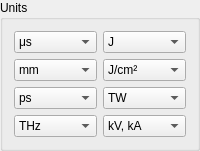
         <widget class="QGroupBox" name="groupBox_units">
          <property name="title">
           <string>Units</string>
          </property>
          <layout class="QGridLayout" name="gridLayout_9">
           <item row="0" column="1">
            <widget class="QComboBox" name="comboBox_energyUnit">
             <property name="currentIndex">
              <number>2</number>
             </property>
             <item>
              <property name="text">
               <string>MJ</string>
              </property>
             </item>
             <item>
              <property name="text">
               <string>kJ</string>
              </property>
             </item>
             <item>
              <property name="text">
               <string>J</string>
              </property>
             </item>
             <item>
              <property name="text">
               <string>mJ</string>
              </property>
             </item>
             <item>
              <property name="text">
               <string>μJ</string>
              </property>
             </item>
             <item>
              <property name="text">
               <string>nJ</string>
              </property>
             </item>
             <item>
              <property name="text">
               <string>pJ</string>
              </property>
             </item>
            </widget>
           </item>
           <item row="1" column="0">
            <widget class="QComboBox" name="comboBox_lengthUnit">
             <property name="currentIndex">
              <number>2</number>
             </property>
             <item>
              <property name="text">
               <string>km</string>
              </property>
             </item>
             <item>
              <property name="text">
               <string>m</string>
              </property>
             </item>
             <item>
              <property name="text">
               <string>mm</string>
              </property>
             </item>
             <item>
              <property name="text">
               <string>μm</string>
              </property>
             </item>
             <item>
              <property name="text">
               <string>nm</string>
              </property>
             </item>
            </widget>
           </item>
           <item row="2" column="0">
            <widget class="QComboBox" name="comboBox_tUnit">
             <property name="currentIndex">
              <number>4</number>
             </property>
             <item>
              <property name="text">
               <string>s</string>
              </property>
             </item>
             <item>
              <property name="text">
               <string>ms</string>
              </property>
             </item>
             <item>
              <property name="text">
               <string>μs</string>
              </property>
             </item>
             <item>
              <property name="text">
               <string>ns</string>
              </property>
             </item>
             <item>
              <property name="text">
               <string>ps</string>
              </property>
             </item>
             <item>
              <property name="text">
               <string>fs</string>
              </property>
             </item>
             <item>
              <property name="text">
               <string>as</string>
              </property>
             </item>
            </widget>
           </item>
           <item row="0" column="0">
            <widget class="QComboBox" name="comboBox_timeUnit">
             <property name="currentIndex">
              <number>2</number>
             </property>
             <item>
              <property name="text">
               <string>s</string>
              </property>
             </item>
             <item>
              <property name="text">
               <string>ms</string>
              </property>
             </item>
             <item>
              <property name="text">
               <string>μs</string>
              </property>
             </item>
             <item>
              <property name="text">
               <string>ns</string>
              </property>
             </item>
             <item>
              <property name="text">
               <string>ps</string>
              </property>
             </item>
             <item>
              <property name="text">
               <string>fs</string>
              </property>
             </item>
             <item>
              <property name="text">
               <string>as</string>
              </property>
             </item>
            </widget>
           </item>
           <item row="1" column="1">
            <widget class="QComboBox" name="comboBox_fluenceUnit">
             <property name="currentIndex">
              <number>4</number>
             </property>
             <item>
              <property name="text">
               <string>kJ/m²</string>
              </property>
             </item>
             <item>
              <property name="text">
               <string>kJ/cm²</string>
              </property>
             </item>
             <item>
              <property name="text">
               <string>kJ/mm²</string>
              </property>
             </item>
             <item>
              <property name="text">
               <string>J/m²</string>
              </property>
             </item>
             <item>
              <property name="text">
               <string>J/cm²</string>
              </property>
             </item>
             <item>
              <property name="text">
               <string>J/mm²</string>
              </property>
             </item>
             <item>
              <property name="text">
               <string>mJ/m²</string>
              </property>
             </item>
             <item>
              <property name="text">
               <string>mJ/cm²</string>
              </property>
             </item>
             <item>
              <property name="text">
               <string>mJ/mm²</string>
              </property>
             </item>
            </widget>
           </item>
           <item row="3" column="0">
            <widget class="QComboBox" name="comboBox_frequencyUnit">
             <item>
              <property name="text">
               <string>THz</string>
              </property>
             </item>
             <item>
              <property name="text">
               <string>1/cm</string>
              </property>
             </item>
             <item>
              <property name="text">
               <string>μm</string>
              </property>
             </item>
             <item>
              <property name="text">
               <string>nm</string>
              </property>
             </item>
            </widget>
           </item>
           <item row="2" column="1">
            <widget class="QComboBox" name="comboBox_powerUnit">
             <property name="currentIndex">
              <number>2</number>
             </property>
             <item>
              <property name="text">
               <string>EW</string>
              </property>
             </item>
             <item>
              <property name="text">
               <string>PW</string>
              </property>
             </item>
             <item>
              <property name="text">
               <string>TW</string>
              </property>
             </item>
             <item>
              <property name="text">
               <string>GW</string>
              </property>
             </item>
             <item>
              <property name="text">
               <string>MW</string>
              </property>
             </item>
             <item>
              <property name="text">
               <string>kW</string>
              </property>
             </item>
             <item>
              <property name="text">
               <string>W</string>
              </property>
             </item>
             <item>
              <property name="text">
               <string>mW</string>
              </property>
             </item>
            </widget>
           </item>
           <item row="3" column="1">
            <widget class="QComboBox" name="comboBox_dischargeUnits">
             <property name="currentIndex">
              <number>1</number>
             </property>
             <item>
              <property name="text">
               <string>MV, MA</string>
              </property>
             </item>
             <item>
              <property name="text">
               <string>kV, kA</string>
              </property>
             </item>
             <item>
              <property name="text">
               <string>V, A</string>
              </property>
             </item>
            </widget>
           </item>
          </layout>
         </widget>
